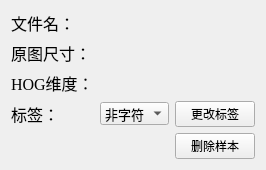
                  <widget class="QWidget" name="charSampleImfo" native="true">
                   <property name="enabled">
                    <bool>true</bool>
                   </property>
                   <layout class="QHBoxLayout" name="horizontalLayout_14">
                    <item>
                     <layout class="QGridLayout" name="plateSampleImfoGrid_2">
                      <item row="0" column="1" colspan="2">
                       <widget class="QLabel" name="charSampleName">
                        <property name="font">
                         <font>
                          <family>Times New Roman</family>
                          <pointsize>10</pointsize>
                         </font>
                        </property>
                        <property name="text">
                         <string/>
                        </property>
                       </widget>
                      </item>
                      <item row="2" column="0">
                       <widget class="QLabel" name="charHogSizeLabel">
                        <property name="font">
                         <font>
                          <family>Times New Roman</family>
                          <pointsize>12</pointsize>
                         </font>
                        </property>
                        <property name="text">
                         <string>HOG维度：</string>
                        </property>
                       </widget>
                      </item>
                      <item row="2" column="1">
                       <widget class="QLabel" name="charHogSize">
                        <property name="font">
                         <font>
                          <family>Times New Roman</family>
                          <pointsize>12</pointsize>
                         </font>
                        </property>
                        <property name="text">
                         <string/>
                        </property>
                       </widget>
                      </item>
                      <item row="3" column="2">
                       <widget class="QPushButton" name="charSampleChangeButton">
                        <property name="text">
                         <string>更改标签</string>
                        </property>
                       </widget>
                      </item>
                      <item row="3" column="1">
                       <widget class="QComboBox" name="charSampleLabelCombo">
                        <property name="font">
                         <font>
                          <family>Times New Roman</family>
                          <pointsize>10</pointsize>
                         </font>
                        </property>
                        <item>
                         <property name="text">
                          <string>非字符</string>
                         </property>
                        </item>
                        <item>
                         <property name="text">
                          <string>穗</string>
                         </property>
                        </item>
                        <item>
                         <property name="text">
                          <string>A</string>
                         </property>
                        </item>
                        <item>
                         <property name="text">
                          <string>B</string>
                         </property>
                        </item>
                        <item>
                         <property name="text">
                          <string>C</string>
                         </property>
                        </item>
                        <item>
                         <property name="text">
                          <string>D</string>
                         </property>
                        </item>
                        <item>
                         <property name="text">
                          <string>E</string>
                         </property>
                        </item>
                        <item>
                         <property name="text">
                          <string>F</string>
                         </property>
                        </item>
                        <item>
                         <property name="text">
                          <string>G</string>
                         </property>
                        </item>
                        <item>
                         <property name="text">
                          <string>H</string>
                         </property>
                        </item>
                        <item>
                         <property name="text">
                          <string>I</string>
                         </property>
                        </item>
                        <item>
                         <property name="text">
                          <string>J</string>
                         </property>
                        </item>
                        <item>
                         <property name="text">
                          <string>K</string>
                         </property>
                        </item>
                        <item>
                         <property name="text">
                          <string>L</string>
                         </property>
                        </item>
                        <item>
                         <property name="text">
                          <string>M</string>
                         </property>
                        </item>
                        <item>
                         <property name="text">
                          <string>N</string>
                         </property>
                        </item>
                        <item>
                         <property name="text">
                          <string>O</string>
                         </property>
                        </item>
                        <item>
                         <property name="text">
                          <string>P</string>
                         </property>
                        </item>
                        <item>
                         <property name="text">
                          <string>Q</string>
                         </property>
                        </item>
                        <item>
                         <property name="text">
                          <string>R</string>
                         </property>
                        </item>
                        <item>
                         <property name="text">
                          <string>S</string>
                         </property>
                        </item>
                        <item>
                         <property name="text">
                          <string>T</string>
                         </property>
                        </item>
                        <item>
                         <property name="text">
                          <string>U</string>
                         </property>
                        </item>
                        <item>
                         <property name="text">
                          <string>V</string>
                         </property>
                        </item>
                        <item>
                         <property name="text">
                          <string>W</string>
                         </property>
                        </item>
                        <item>
                         <property name="text">
                          <string>X</string>
                         </property>
                        </item>
                        <item>
                         <property name="text">
                          <string>Y</string>
                         </property>
                        </item>
                        <item>
                         <property name="text">
                          <string>Z</string>
                         </property>
                        </item>
                        <item>
                         <property name="text">
                          <string>0</string>
                         </property>
                        </item>
                        <item>
                         <property name="text">
                          <string>1</string>
                         </property>
                        </item>
                        <item>
                         <property name="text">
                          <string>2</string>
                         </property>
                        </item>
                        <item>
                         <property name="text">
                          <string>3</string>
                         </property>
                        </item>
                        <item>
                         <property name="text">
                          <string>4</string>
                         </property>
                        </item>
                        <item>
                         <property name="text">
                          <string>5</string>
                         </property>
                        </item>
                        <item>
                         <property name="text">
                          <string>6</string>
                         </property>
                        </item>
                        <item>
                         <property name="text">
                          <string>7</string>
                         </property>
                        </item>
                        <item>
                         <property name="text">
                          <string>8</string>
                         </property>
                        </item>
                        <item>
                         <property name="text">
                          <string>9</string>
                         </property>
                        </item>
                        <item>
                         <property name="text">
                          <string>点</string>
                         </property>
                        </item>
                        <item>
                         <property name="text">
                          <string>京</string>
                         </property>
                        </item>
                        <item>
                         <property name="text">
                          <string>津</string>
                         </property>
                        </item>
                        <item>
                         <property name="text">
                          <string>沪</string>
                         </property>
                        </item>
                        <item>
                         <property name="text">
                          <string>渝</string>
                         </property>
                        </item>
                        <item>
                         <property name="text">
                          <string>蒙</string>
                         </property>
                        </item>
                        <item>
                         <property name="text">
                          <string>新</string>
                         </property>
                        </item>
                        <item>
                         <property name="text">
                          <string>藏</string>
                         </property>
                        </item>
                        <item>
                         <property name="text">
                          <string>宁</string>
                         </property>
                        </item>
                        <item>
                         <property name="text">
                          <string>桂</string>
                         </property>
                        </item>
                        <item>
                         <property name="text">
                          <string>港</string>
                         </property>
                        </item>
                        <item>
                         <property name="text">
                          <string>澳</string>
                         </property>
                        </item>
                        <item>
                         <property name="text">
                          <string>黑</string>
                         </property>
                        </item>
                        <item>
                         <property name="text">
                          <string>吉</string>
                         </property>
                        </item>
                        <item>
                         <property name="text">
                          <string>辽</string>
                         </property>
                        </item>
                        <item>
                         <property name="text">
                          <string>晋</string>
                         </property>
                        </item>
                        <item>
                         <property name="text">
                          <string>冀</string>
                         </property>
                        </item>
                        <item>
                         <property name="text">
                          <string>青</string>
                         </property>
                        </item>
                        <item>
                         <property name="text">
                          <string>鲁</string>
                         </property>
                        </item>
                        <item>
                         <property name="text">
                          <string>豫</string>
                         </property>
                        </item>
                        <item>
                         <property name="text">
                          <string>苏</string>
                         </property>
                        </item>
                        <item>
                         <property name="text">
                          <string>皖</string>
                         </property>
                        </item>
                        <item>
                         <property name="text">
                          <string>浙</string>
                         </property>
                        </item>
                        <item>
                         <property name="text">
                          <string>闽</string>
                         </property>
                        </item>
                        <item>
                         <property name="text">
                          <string>赣</string>
                         </property>
                        </item>
                        <item>
                         <property name="text">
                          <string>湘</string>
                         </property>
                        </item>
                        <item>
                         <property name="text">
                          <string>鄂</string>
                         </property>
                        </item>
                        <item>
                         <property name="text">
                          <string>粤</string>
                         </property>
                        </item>
                        <item>
                         <property name="text">
                          <string>琼</string>
                         </property>
                        </item>
                        <item>
                         <property name="text">
                          <string>甘</string>
                         </property>
                        </item>
                        <item>
                         <property name="text">
                          <string>陕</string>
                         </property>
                        </item>
                        <item>
                         <property name="text">
                          <string>贵</string>
                         </property>
                        </item>
                        <item>
                         <property name="text">
                          <string>云</string>
                         </property>
                        </item>
                        <item>
                         <property name="text">
                          <string>川</string>
                         </property>
                        </item>
                        <item>
                         <property name="text">
                          <string>警</string>
                         </property>
                        </item>
                       </widget>
                      </item>
                      <item row="3" column="0">
                       <widget class="QLabel" name="charSampleLabelLabel">
                        <property name="font">
                         <font>
                          <family>Times New Roman</family>
                          <pointsize>12</pointsize>
                         </font>
                        </property>
                        <property name="text">
                         <string>标签：</string>
                        </property>
                       </widget>
                      </item>
                      <item row="0" column="0">
                       <widget class="QLabel" name="charSampleNameLabel">
                        <property name="font">
                         <font>
                          <family>Times New Roman</family>
                          <pointsize>12</pointsize>
                         </font>
                        </property>
                        <property name="text">
                         <string>文件名：</string>
                        </property>
                       </widget>
                      </item>
                      <item row="1" column="1">
                       <widget class="QLabel" name="charSampleSize">
                        <property name="font">
                         <font>
                          <family>Times New Roman</family>
                          <pointsize>12</pointsize>
                         </font>
                        </property>
                        <property name="text">
                         <string/>
                        </property>
                       </widget>
                      </item>
                      <item row="1" column="0">
                       <widget class="QLabel" name="charSampleSizeLabel">
                        <property name="font">
                         <font>
                          <family>Times New Roman</family>
                          <pointsize>12</pointsize>
                         </font>
                        </property>
                        <property name="text">
                         <string>原图尺寸：</string>
                        </property>
                       </widget>
                      </item>
                      <item row="4" column="2">
                       <widget class="QPushButton" name="charSampleDeleteButton">
                        <property name="text">
                         <string>删除样本</string>
                        </property>
                       </widget>
                      </item>
                     </layout>
                    </item>
                   </layout>
                  </widget>
